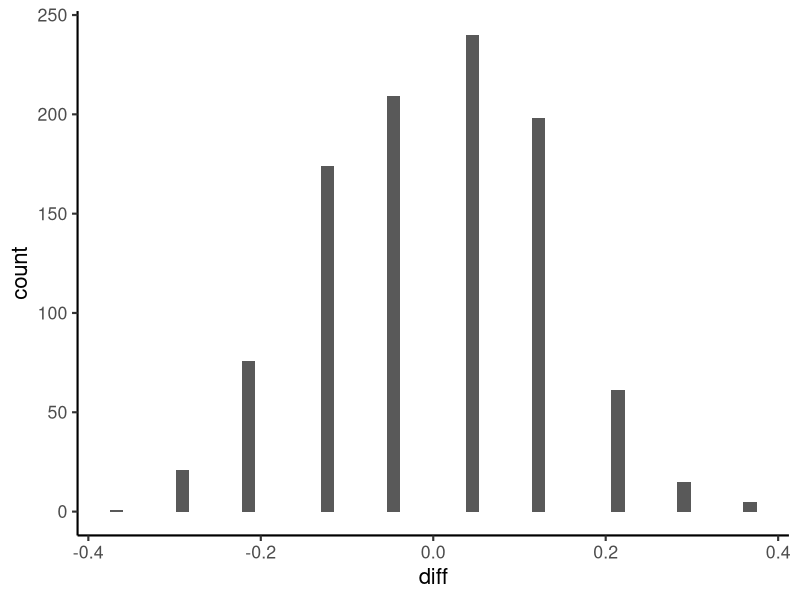
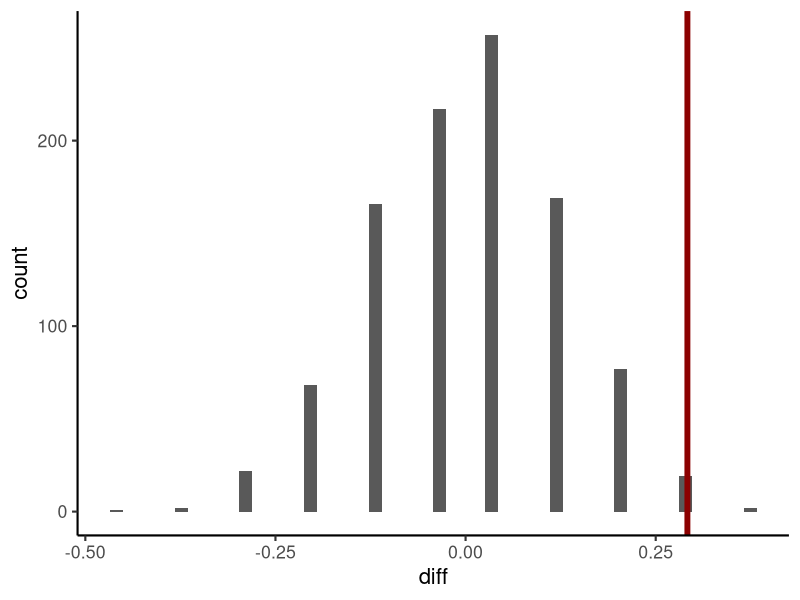

The R script that drew these images, in order:
## ---- chunk 1
library(tidyverse)

theme_set(theme_classic(base_size = 16))
## ---- chunk 2
# 48 total employees, 24 Male and 24 Female
employees <- data_frame(id = 1:48, 
                        gender = c(rep("Male", 24), rep("Female", 24)))
employees
## ---- chunk 3
promoted_sample <- employees %>% 
  sample_n(35) 

promoted_sample
## ---- chunk 4
promoted <- employees %>%
  sample_n(35) %>%
  group_by(gender) %>%
  summarise(promoted = n())

promoted
## ---- chunk 5
promoted %>%
  mutate(not_promoted = 24 - promoted,
         total = 24)
## ---- chunk 6
#Write a function to simulate 1 draw 
promoted_diff <- function() {
  
  # 48 total employees, 24 Male and 24 Female
  employees <- c(rep("Male", 24), rep("Female", 24))
  
  # Let's randomly promote 35 employees (independent of gender)
  promoted <- sample(employees, 35) 
  
  # Compute the difference in promoted men and women
  promoted_male <- sum(promoted == "Male")/24
  promoted_female <- sum(promoted == "Female")/24
  
  return(promoted_male - promoted_female)
}

# One function call
promoted_diff()
## ---- chunk 7
thousand_diffs <- data_frame(diff = replicate(1000, promoted_diff()))

ggplot(thousand_diffs, aes(x = diff)) + 
  geom_histogram(bins = 50)
## ---- chunk 8
#find difference in the actual data
actual_diff <- (21/24) - (14/24)

thousand_diffs <- data_frame(diff = replicate(1000, promoted_diff()))

#add a vertical line to the random samples to show the empirical data
ggplot(thousand_diffs, aes(x = diff)) + 
  geom_histogram(bins = 50) + 
  geom_vline(xintercept = actual_diff, color = "darkred", size = 2) 
## ---- chunk 9
# Compute the proportion of samples that the actual difference was greater than
mean(actual_diff >= thousand_diffs)
